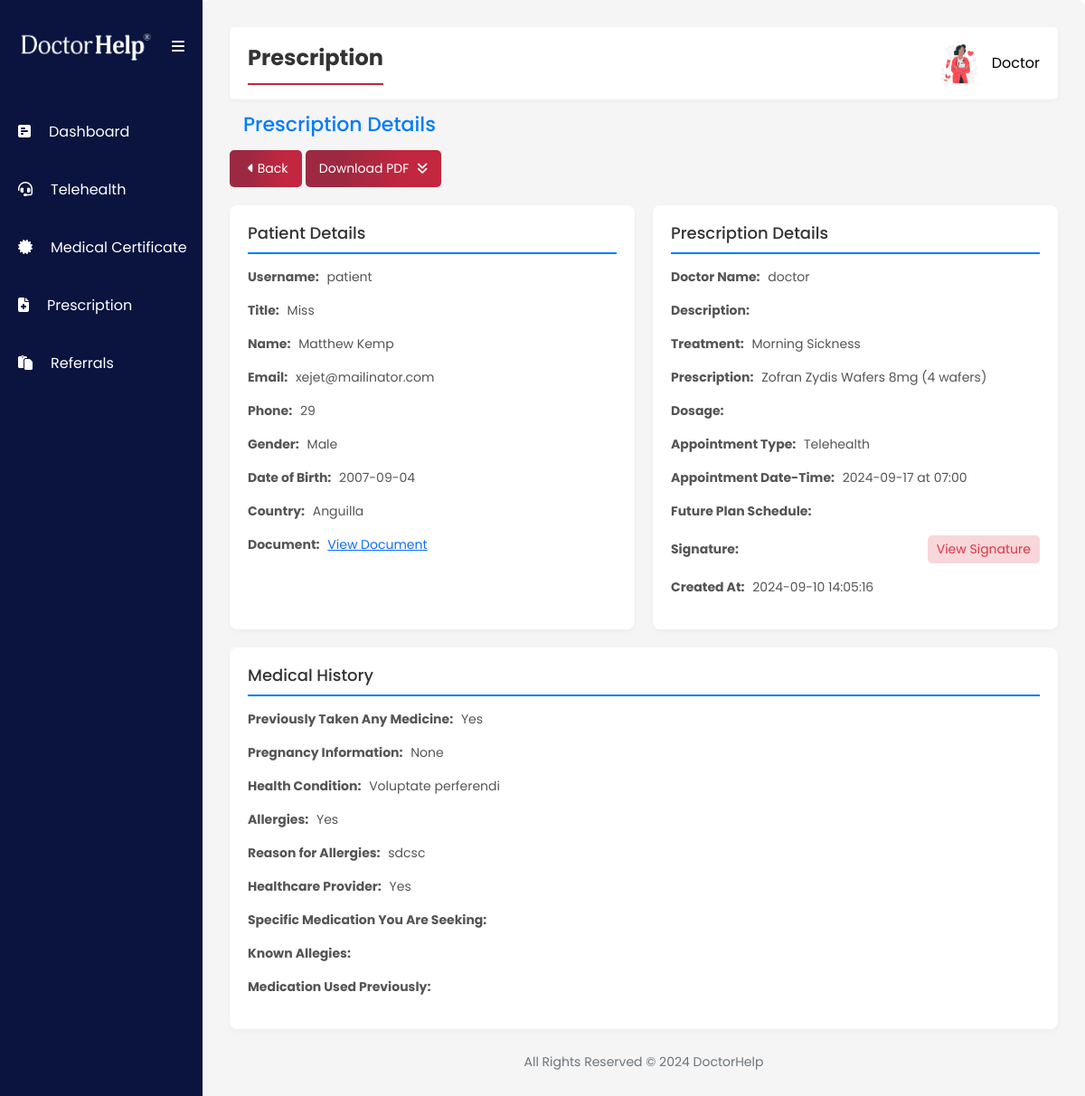
/doctor/prescription_view.php?id=148 (signed in), run on the app's committed database.
### tables this page shows
CREATE TABLE `doctor` (
  `id` int(11) NOT NULL,
  `email` varchar(255) NOT NULL,
  `username` varchar(50) NOT NULL,
  `doctor_name` text NOT NULL,
  `password` varchar(50) NOT NULL,
  `hpassword` varchar(255) NOT NULL,
  `profile_picture` varchar(255) NOT NULL DEFAULT 'default.png',
  `signature` varchar(255) NOT NULL DEFAULT 'signature.png',
  `aphra` varchar(100) DEFAULT NULL
);

CREATE TABLE `prescription` (
  `id` int(11) NOT NULL,
  `patient_id` int(11) DEFAULT NULL,
  `doctor_id` int(11) DEFAULT NULL,
  `description` text NOT NULL,
  `status` enum('pending','approved','assigned','disapproved') DEFAULT 'pending',
  `prescribe` text DEFAULT NULL,
  `request_date_time` timestamp NOT NULL DEFAULT current_timestamp() ON UPDATE current_timestamp(),
  `created_date` datetime NOT NULL DEFAULT current_timestamp(),
  `signature` varchar(255) NOT NULL,
  `payment` text DEFAULT NULL,
  `title` text NOT NULL,
  `name` text NOT NULL,
  `gender` text NOT NULL,
  `email` text NOT NULL,
  `phone` text NOT NULL,
  `dob` text NOT NULL,
  `address` text NOT NULL,
  `card_number` int(11) NOT NULL,
  `security_code` int(11) NOT NULL,
  `expiration_date` text NOT NULL,
  `country` text NOT NULL,
  `treatment` text NOT NULL,
  `prescriptionafter` text NOT NULL,
  `dosage` text NOT NULL,
  `previously_taken_medi` varchar(255) NOT NULL,
  `currentlyppb` text NOT NULL,
  `health_condition` text NOT NULL,
  `known_allergies` varchar(255) NOT NULL,
  `reason_known_allergies_yes` text NOT NULL,
  `over_the_counter_drugs` varchar(255) NOT NULL,
  `healthcare_provider_person_recently` varchar(255) NOT NULL,
  `specific_medication_seeking` varchar(255) NOT NULL,
  `known_nill_allergies` text NOT NULL,
  `medication_used_previously` varchar(255) NOT NULL,
  `plan_schedule` varchar(255) NOT NULL,
  `appointment_type` varchar(255) NOT NULL,
  `appointment_day` text NOT NULL,
  `appointment_time` text NOT NULL,
  `created_date_2` date DEFAULT current_timestamp(),
  `adverse_reactions` text NOT NULL,
  `document_path` varchar(255) NOT NULL,
  `notes` text NOT NULL,
  `city_code` varchar(60) DEFAULT NULL,
  `postcode` varchar(20) DEFAULT NULL,
  `state_code` varchar(20) DEFAULT NULL,
  `area_timeZone` varchar(60) DEFAULT NULL
);

CREATE TABLE `patient` (
  `id` int(11) NOT NULL,
  `email` varchar(255) NOT NULL,
  `username` varchar(50) NOT NULL,
  `patient_name` text NOT NULL,
  `password` varchar(255) NOT NULL,
  `hpassword` varchar(255) NOT NULL,
  `profile_picture` varchar(255) DEFAULT 'default.jpg',
  `title` text NOT NULL,
  `name` text NOT NULL,
  `last_name` text NOT NULL,
  `phone` text NOT NULL,
  `address` text DEFAULT NULL,
  `dob` text NOT NULL,
  `gender` text NOT NULL,
  `medicare_detail` text NOT NULL,
  `expiry_year` text NOT NULL,
  `expiry_month` text NOT NULL,
  `created_date` timestamp NOT NULL DEFAULT current_timestamp(),
  `email_verify` varchar(20) NOT NULL,
  `token` varchar(225) NOT NULL,
  `token_expire` datetime DEFAULT NULL,
  `medirecord_id` varchar(255) DEFAULT NULL
);

### doctor/prescription_view.php (the view, shortened to what this page needs)
<?php
include '../include/config.php';
$prescription_id = $_GET['id'] ?? null;
if ($prescription_id) {
    $query = "SELECT patient.username AS patient_username, patient.email, doctor.username AS doctor_username, doctor.signature AS signature, prescription.description, prescription.prescribe, prescription.created_date, prescription.request_date_time, prescription.payment, prescription.title, prescription.name, prescription.gender, prescription.email, prescription.phone, prescription.dob, prescription.card_number, prescription.security_code, prescription.expiration_date, prescription.country, prescription.treatment, prescription.prescriptionafter, prescription.dosage, prescription.previously_taken_medi, prescription.currentlyppb, prescription.health_condition, prescription.known_allergies, prescription.reason_known_allergies_yes, prescription.over_the_counter_drugs, prescription.healthcare_provider_person_recently, prescription.specific_medication_seeking, prescription.known_nill_allergies, prescription.medication_used_previously, prescription.plan_schedule, prescription.appointment_type, prescription.appointment_day, prescription.appointment_time , prescription.document_path
              FROM prescription
              JOIN patient ON prescription.patient_id = patient.id
              JOIN doctor ON prescription.doctor_id = doctor.id
              WHERE prescription.id = ?";
    $stmt = $conn->prepare($query);
    $stmt->bind_param("i", $prescription_id);
    $stmt->execute();
    $result = $stmt->get_result();
    $prescription = $result->fetch_assoc();
}
?>
<?php include("include/sidebar.php"); ?>
<div class="second-section">
    <section>
        <div class="navbar">
            <div class="page-title">
                <span>Prescription</span>
            </div>
            <?php include("include/navbar.php"); ?>
        </div>
        <h2 class="page-header">Prescription Details</h2>
        <div class="action-buttons">
            <div>
                <a href="prescription.php">
                    <i class="fa-solid fa-caret-left"></i> Back
                </a>
                <a href="../prescription_pdf.php?id=<?php echo htmlspecialchars($prescription_id); ?>">
                    Download PDF <i class="fa-solid fa-angles-down"></i>
                </a>
            </div>
        </div>
        <div class="details-section">
            <div class="details-box">
                <h3>Patient Details</h3>
                <p><strong>Username:</strong> <?php echo htmlspecialchars($prescription['patient_username']); ?></p>
                <p><strong>Title:</strong> <?php echo htmlspecialchars($prescription['title']); ?></p>
                <p><strong>Name:</strong> <?php echo htmlspecialchars($prescription['name']); ?></p>
                <p><strong>Email:</strong> <?php echo htmlspecialchars($prescription['email']); ?></p>
                <p><strong>Phone:</strong> <?php echo htmlspecialchars($prescription['phone']); ?></p>
                <p><strong>Gender:</strong> <?php echo htmlspecialchars($prescription['gender']); ?></p>
                <p><strong>Date of Birth:</strong> <?php echo htmlspecialchars($prescription['dob']); ?></p>
                <p><strong>Country:</strong> <?php echo htmlspecialchars($prescription['country']); ?></p>
                <p><strong>Document:</strong> <a href="<?php echo $prescription['document_path']; ?>">View Document</a>
                </p>
            </div>
            <div class="details-box">
                <h3>Prescription Details</h3>
                <p><strong>Doctor Name:</strong> <?php echo htmlspecialchars($prescription['doctor_username']); ?></p>
                <p><strong>Description:</strong> <?php echo htmlspecialchars($prescription['description']); ?></p>
                <p><strong>Treatment:</strong> <?php echo htmlspecialchars($prescription['treatment']); ?></p>
                <p><strong>Prescription:</strong> <?php echo htmlspecialchars($prescription['prescriptionafter']); ?>
                </p>
                <p><strong>Dosage:</strong> <?php echo htmlspecialchars($prescription['dosage']); ?></p>
                <p><strong>Appointment Type:</strong> <?php echo htmlspecialchars($prescription['appointment_type']); ?>
                </p>
                <p><strong>Appointment Date-Time:</strong>
                    <?php echo htmlspecialchars($prescription['appointment_day']); ?>
                    at <?php echo htmlspecialchars($prescription['appointment_time']); ?></p>
                <p><strong>Future Plan Schedule:</strong>
                    <?php if (!empty($prescription['signature'])): ?>
                    <p class="signature-container">
                        <strong>Signature:</strong>
                        <span class="signature-btn" onclick="openModal('signature')">View Signature</span>
                    </p>
                <?php endif; ?>
                </p>
                <p><strong>Created At:</strong>
                    <span><?php echo htmlspecialchars($prescription['created_date']); ?></span>
            </div>
            <div class="details-box">
                <h3>Medical History</h3>
                <p><strong>Previously Taken Any Medicine:</strong>
                    <?php echo htmlspecialchars($prescription['previously_taken_medi']); ?></p>
                <p><strong>Pregnancy Information:</strong>
                    <?php echo htmlspecialchars($prescription['currentlyppb']); ?>
                </p>
                <p><strong>Health Condition:</strong> <?php echo htmlspecialchars($prescription['health_condition']); ?>
                </p>
                <p><strong>Allergies:</strong> <?php echo htmlspecialchars($prescription['known_allergies']); ?></p>
                <p><strong>Reason for Allergies:</strong>
                    <?php echo htmlspecialchars($prescription['reason_known_allergies_yes']); ?></p>
                <p><strong>Healthcare Provider:</strong>
                    <?php echo htmlspecialchars($prescription['healthcare_provider_person_recently']); ?></p>
                <p><strong>Specific Medication You Are Seeking:</strong>
                    <?php echo htmlspecialchars($prescription['specific_medication_seeking']); ?></p>
                <p><strong>Known Allegies:</strong>
                    <?php echo htmlspecialchars($prescription['known_nill_allergies']); ?></p>
                <p><strong>Medication Used Previously:</strong>
                    <?php echo htmlspecialchars($prescription['medication_used_previously']); ?></p>
            </div>
        </div>
    </section>
    <?php include("include/footer.php"); ?>
</div>
</body>
</html>

### doctor/include/navbar.php (shortened to what this page needs)
<?php
include '../include/config.php';
$username = $_SESSION['username'];
$sql_query = "SELECT * FROM doctor WHERE username='$username'";
$query_result = $conn->query($sql_query);
if ($query_result->num_rows > 0) {
    $user = $query_result->fetch_assoc();
} else {
    echo "User not found.";
    exit();
}
?>
<div class="navbar-title">
    <span onclick="toggleDropdown()">
        <img src="assets/img/<?php
        echo $user['profile_picture'];
        ?>" alt="Profile Picture" class="navbar-img">
        <button class="navbar-profile"> <?php
        echo $username;
        ?> </button>
    </span>
</div>

### doctor/assets/styles.css (style rules this page uses)
:root { --skyblue-bg: #eff3f7; --white-color: #fff; --blue-text-icon: linear-gradient( 270deg, #c3263f 0%, #c3263f 25%, #9c2941 75% ); --sidebar-color: #0a143f; --hover-blue-text-icon: #c3263f; --sidebar-hover: #e0e3ff; --card-header: #e0e3ff; --body-color: #212529; --sidebar-font: #ffffff; --footer-text: #6c757d; --date-time: #0099fb; --date-time-bg: #ccebfe; --mehron: #cf2e2e; --shadow: 0 2px 5px rgba(0, 0, 0, 0.04); }
* { box-sizing: border-box; margin: 0; padding: 0; }
body { font-family: Poppins, Helvetica, sans-serif; overflow-x: hidden; }
.navbar { background-color: var(--white-color); color: var(--body-color); display: flex; justify-content: space-between; align-items: center; padding: 15px 20px; gap: 20px; width: -webkit-fill-available; box-shadow: var(--shadow); border-radius: 5px; }
.page-title { border-bottom: 2px solid var(--hover-blue-text-icon); justify-content: start; padding-bottom: 10px; }
.navbar-title { font-size: 1.5rem; }
.navbar-title span { display: flex; align-items: center; column-gap: 10px; font-size: 20px; cursor: pointer; }
.navbar-title span .navbar-profile { border: none; background-color: transparent; font-size: 16px; text-transform: capitalize; }
.navbar-img { width: 50px; }
::placeholder { color: #777777; text-transform: capitalize; }
.second-section { padding: 30px; width: 100%; background-color: #f5f5f5; border-radius: 8px; box-shadow: var(--shadow); display: flex; flex-direction: column; justify-content: space-between; }
.page-title span { font-size: 24px; font-weight: bold; color: #333; }
h2.page-header { margin: 15px; font-size: 22px; color: #007bff; }
.action-buttons { margin-bottom: 20px; display: flex; justify-content: space-between; }
.action-buttons a { background-image: var(--blue-text-icon) !important; padding: 10px 15px; border-radius: 5px; text-decoration: none; color: white; display: inline-block; font-size: 14px; }
.action-buttons i { margin-left: 5px; }
.details-section { display: flex; flex-wrap: wrap; gap: 20px; }
.details-box { background-color: #fff; padding: 20px; border-radius: 8px; box-shadow: var(--shadow); flex: 1 1 calc(33% - 20px); min-width: 300px; }
.details-box h3 { margin-top: 0; font-size: 18px; color: #333; border-bottom: 2px solid #007bff; padding-bottom: 10px; margin-bottom: 15px; }
.details-box p { color: #555; font-size: 14px; }
.details-box p strong { margin-right: 5px; }
.signature-container { display: flex; justify-content: space-between; align-items: center; margin: 0; }
.signature-btn { color: #dc3545; background-color: #f8d7da; padding: 5px 10px; border-radius: 5px; cursor: pointer; }

### data on the page
doctor: profile_picture (picture)
prescription: patient.username "patient", title "Miss", name "Matthew Kemp", email "xejet@mailinator.com", phone "29", gender "Male", dob "2007-09-04", country "Anguilla", doctor.username "doctor", treatment "Morning Sickness", prescriptionafter "Zofran Zydis Wafers 8mg (4 wafers)", appointment_type "Telehealth", appointment_day "2024-09-17", appointment_time "07:00", created_date "2024-09-10 14:05:16", previously_taken_medi "Yes", currentlyppb "None", health_condition "Voluptate perferendi", known_allergies "Yes", reason_known_allergies_yes "sdcsc", healthcare_provider_person_recently "Yes"

### other printed values
$username "Doctor"
